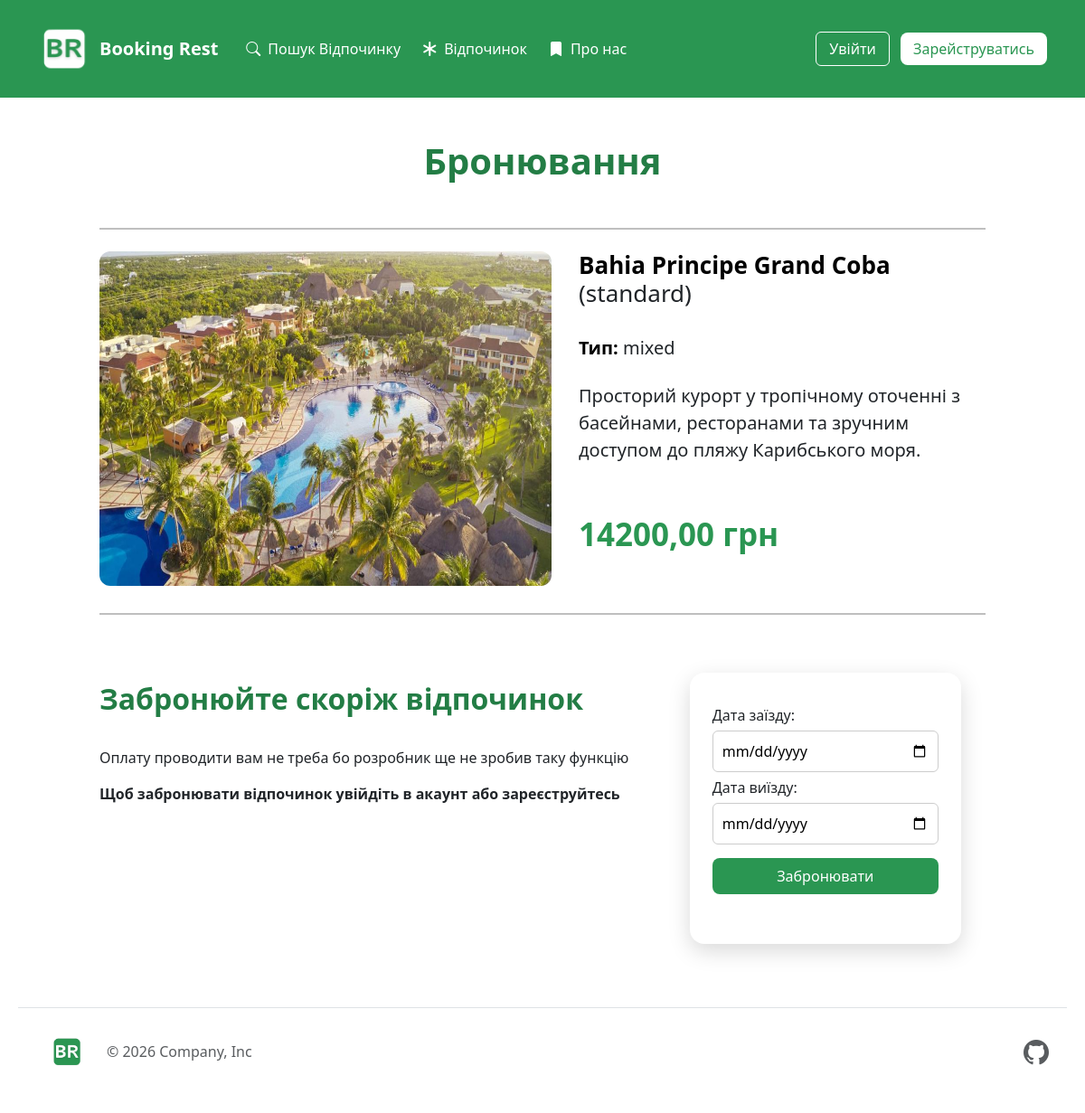
The page /booking/?rest_id=11&start_date=&end_date= on the database its author committed.
### reevs/models.py (models this page shows, shortened)
class Rest(models.Model):
    CATEGORY_CHOICES = [
        ("econom", "Econom"),
        ("standard", "Standard"),
        ("luxe", "Luxe")
    ]
    VACATION_CHOICES = [
        ("active", "Активний"),
        ("passive", "Пасивний"),
        ("mixed", "Змішаний")
    ]
    name = models.CharField(max_length=100)  # назва місця
    tep = models.CharField(max_length=20, choices=VACATION_CHOICES)
    category = models.CharField(max_length=20, choices=CATEGORY_CHOICES)
    description = models.TextField()
    price = models.DecimalField(max_digits=10, decimal_places=2)
    photo = models.ImageField(upload_to='rests', blank=True, null=True)
    class Meta:
        verbose_name = "rest"
        verbose_name_plural = "rests"
        ordering = ["name"]

### reevs/views.py (the view, shortened to what this page needs)
# urls.py: path("booking/", views.book_rest, name="booking"),
def book_rest(request):
    if request.method == "GET":
        rest_id = request.GET.get("rest_id")
        rest = Rest.objects.get(id=rest_id)
        is_booked = Booking.objects.filter(rest=rest).exists()
        context = {
            "rest": rest,
            "is_booked": is_booked
        }
        return render(request, "rests/booking.html", context)

### templates/rests/booking.html (shortened to what this page needs)
{% extends 'base.html' %}
{% block content %}
<br>
<h1 class="text-center fw-bold mb-3 text-green">Бронювання</h1>
<div class="booking-wrapper">
<hr class="divider-w">
  <div class="booking-row">
    <div class="booking-img">
      <img src="{{ rest.photo.url }}" alt="Відпочинок">
    </div>
    <div class="booking-text">
      <h2><strong>{{ rest.name }}</strong> ({{ rest.category }})</h2>
      <p><strong>Тип:</strong> {{ rest.tep }}</p>
      <p>{{ rest.description }}</p>
      <p class="price-booking fw-bold">{{ rest.price }} грн</p>
    </div>
  </div>
<hr class="divider-w">
<div class="booking-layout">
  <div class="booking-left">
{% if is_booked %}
    <h2 class="fw-bold text-green">Заброньовано</h2>
    <p>Ви не можоте забронювати цей відпочинок</p>
{% else %}
    <h2 class="fw-bold text-green">Забронюйте скоріж відпочинок</h2>
{% endif %}
    <br>
    <p>Оплату проводити вам не треба бо розробник ще не зробив таку функцію</p>
    <p class="fw-bold">Щоб забронювати відпочинок увійдіть в акаунт або зареєструйтесь</p>
  </div>
  <div class="card-box">
    <form class="booking-form" method="POST">
        <label>Дата заїзду:</label>
        <input type="date" name="start_date">
        <label>Дата виїзду:</label>
        <input type="date" name="end_date">
        <button type="submit" class="button-tt">Забронювати</button>
    </form>
  </div>
</div>
{% endblock %}

### reevs/static/css/stayle.css (style rules this page uses)
body { overflow-x:hidden; }

### reevs/static/css/footer.css (style rules this page uses)
html, body { height: 100%; margin: 0; }
body { display: flex; flex-direction: column; min-height: 100vh; }

### reevs/static/css/stayle1.css (style rules this page uses)
.button-tt { background-color: #2A9652; border: none; border-radius: 8px; color: white; padding: 8px 20px; text-align: center; font-size: 16px; margin: 4px 2px; transition: 0.3s; cursor: pointer; }
strong { color: black; }
.booking-form { margin-top:150px; }
hr.divider-w { border-top: 2px solid black; margin: 1.5rem 0; size: 100px; }
.booking-wrapper { max-width: 1000px; margin: auto; padding: 10px; }
.booking-row { display:flex; gap:30px; align-items:stretch; margin-bottom: 30px; }
.booking-img img { width: 500px; height: 370px; border-radius: 12px; }
.booking-text h2 { margin-top: 0; margin-bottom: 30px; font-size: 26px; }
.booking-text p { margin: 5% 0; font-size: 20px; }
.booking-text .price-booking { font-size:35px; }
.price-booking { color: #2A9652; position:relative; top:30px; }
.booking-form { display: grid; margin: 10px 0; gap: 5px; }
.booking-form .button-tt { margin: 10px 0; flex-direction: column; }
.booking-form input { padding: 10px; border-radius: 6px; border: 1px solid #ccc; }
.card-box { width:300px; height: 300px; margin:40px auto; padding:25px; background:white; border-radius:16px; box-shadow:0 8px 25px rgba(0,0,0,0.15); }
.text-green { color: #237d45; margin: 50px 0; text-align: center; }
.booking-layout { display:flex; justify-content:space-between; align-items:flex-start; gap:40px; }
.booking-left { text-align:left; }
.booking-left h2 { margin-left:0 !important; padding-left:0 !important; text-align:left; margin-bottom:10px; }

### rows shown on the page
Rest: photo (picture), name "Bahia Principe Grand Coba", category "standard", tep "mixed", description "Просторий курорт у тропічному оточенні з басейнами, ресторанами та зручним доступом до пляжу Карибського моря.", price "14200,00"
